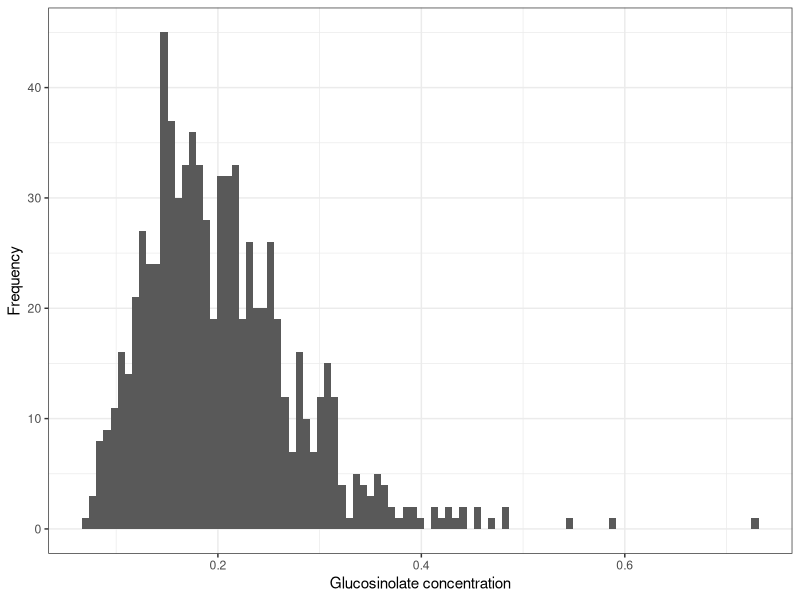
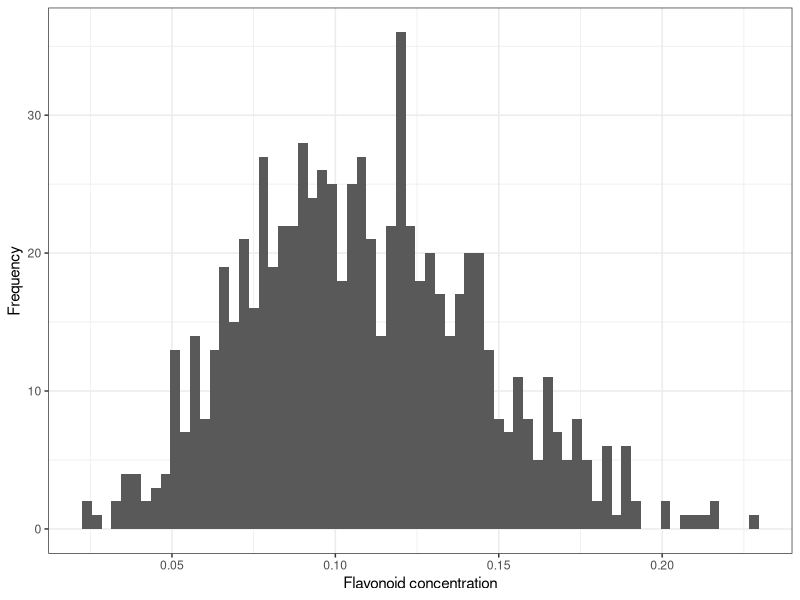
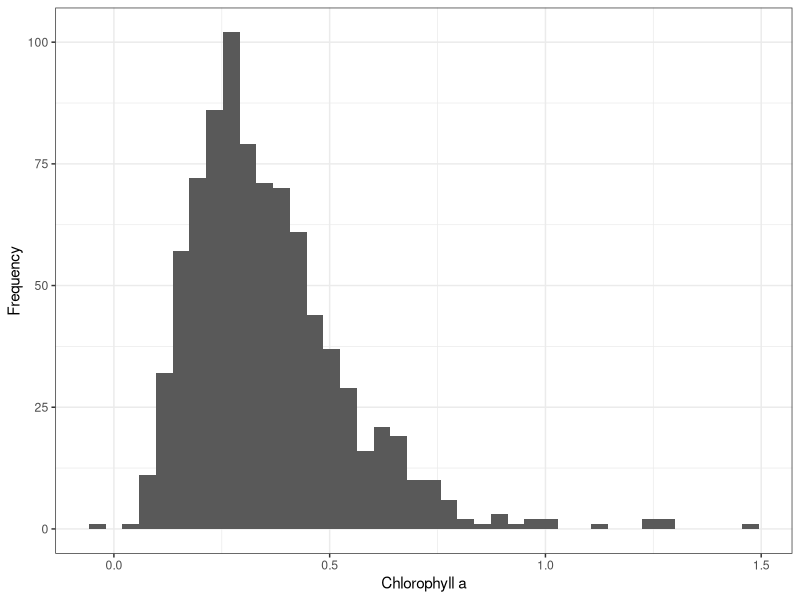
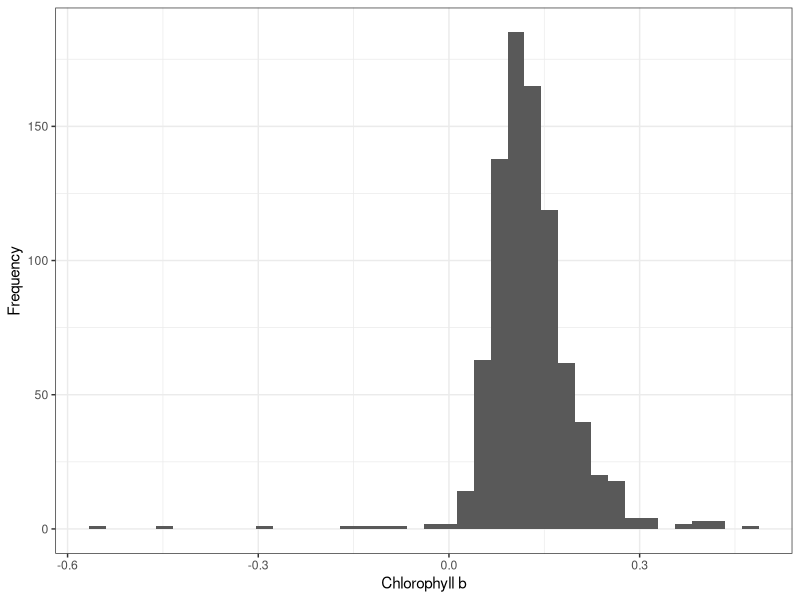

The R source for these figures, in order: (Note: this script raises an error after producing the figures.)
## ---- chunk 1
gmdata <- read.csv("DataSynthesis.csv",stringsAsFactors = F)
## ---- chunk 2
library(ggplot2)
library(dplyr)
## ---- chunk 3

#c|BWPEM1-9-0|Q|10
#make new vectors
plate <- gsub("\\|.*", "", gmdata$Tag)
plate
## ---- chunk 4
for(i in 1:length(gmdata$Tag)){
  strsplit(gmdata$Tag[i],"|", fixed = TRUE) [[1]]
    fam <- strsplit(gmdata$Tag[i],"|", fixed = TRUE) [[1]][2] #splits into family
    fam<-strsplit(fam,"-", fixed = TRUE) [[1]][1]
  gmdata$Family[i] <- fam
  
}
#make more efficient using apply function (or see above code chunk for more efficient way)
## ---- chunk 5
summary(gmdata)
## ---- chunk 6
ggplot(gmdata)+
geom_histogram(aes(x = gluc_Conc), binwidth = 0.007)+
  theme_bw()+
  labs(x = "Glucosinolate concentration", y = "Frequency")
## ---- chunk 7
ggplot(gmdata)+
geom_histogram(aes(x = flav_Conc), binwidth = 0.003)+
  theme_bw()+
  labs(x = "Flavonoid concentration", y = "Frequency")
## ---- chunk 8
ggplot(gmdata)+
geom_histogram(aes(x = ChlorA), bins = 40)+
  theme_bw()+
  labs(x = "Chlorophyll a", y = "Frequency")
## ---- chunk 9
ggplot(gmdata)+
geom_histogram(aes(x = ChlorB), bins = 40)+
  theme_bw()+
  labs(x = "Chlorophyll b", y = "Frequency")
## ---- chunk 10
ggplot(gmdata)+
geom_histogram(aes(x = leaf_length), bins = 25)+
  theme_bw()+
  labs(x = "Leaf length (cm)", y = "Frequency")
## ---- chunk 11
ggplot(data = gmdata, aes(x = treatment, y =  gluc_Conc, colour = Family))+
  geom_point(size = 4, alpha = 0.4)+
  geom_line(aes(group = Family))+
  labs(x = "Treatment", y = "Glucosinolate Concentration", colour = "Family")
## ---- chunk 12
ggplot(data = gmdata, aes(x = treatment, y =  flav_Conc, colour = Family))+
  geom_point(size = 4, alpha = 0.7)+
  geom_line(aes(group = Family))+
  labs(x = "Treatment", y = "Flavonoid Concentration", fill = "Family")
## ---- chunk 13
ggplot(data = gmdata, aes(x = treatment, y = ChlorA, colour = Family))+
  geom_point(size = 4, alpha = 0.7)+
  geom_line(aes(group = Family))+
  labs(x = "Treatment", y = "Chlorophyll a", fill = "Family")
## ---- chunk 14
ggplot(data = gmdata, aes(x = treatment, y =  ChlorB, colour = Family))+
  geom_point(size = 4, alpha = 0.7)+
  geom_line(aes(group = Family))+
  labs(x = "Treatment", y = "Chlorophyll b", fill = "Family")
## ---- chunk 15
#separate plants into alone treatment
ALN <- gmdata[grepl("a",gmdata$treatment),]

#chlorophyll a
plot(ALN$ChlorA ~ ALN$gluc_Conc, data = ALN, xlab = "Glucosinolate Concentration", ylab = "Chlorophyll a Content")
abline(lm(ALN$ChlorA ~ ALN$gluc_Conc, data = ALN))

#chlorophyll b
plot(ALN$ChlorB ~ ALN$gluc_Conc, data = ALN, xlab = "Glucosinolate Concentration", ylab = "Chlorophyll b Content")
abline(lm(ALN$ChlorB ~ ALN$gluc_Conc, data = ALN))
## ---- chunk 16
#chlorophyll a
plot(ALN$ChlorA ~ ALN$flav_Conc, data = ALN, xlab = "Flavonoid Concentration", ylab = "Chlorophyll a Content")
abline(lm(ALN$ChlorA ~ ALN$flav_Conc, data = ALN))

#chlorophyll b
plot(ALN$ChlorB ~ ALN$flav_Conc, data = ALN, xlab = "Flavonoid Concentration", ylab = "Chlorophyll b Content")
abline(lm(ALN$ChlorB ~ ALN$flav_Conc, data = ALN))
## ---- chunk 17
#separate plants into maple treatment
MPL <- gmdata[grepl("m",gmdata$treatment),]
#chlorophyll a
plot(MPL$ChlorA ~ MPL$gluc_Conc, data = MPL, xlab = "Glucosinolate Concentration", ylab = "Chlorophyll a Content")
abline(lm(MPL$ChlorA ~ MPL$gluc_Conc, data = MPL))

#chlorophyll b
plot(MPL$ChlorB ~ MPL$gluc_Conc, data = MPL, xlab = "Glucosinolate Concentration", ylab = "Chlorophyll b Content")
abline(lm(MPL$ChlorB ~ MPL$gluc_Conc, data = MPL))
## ---- chunk 18
#separate plants into maple treatment
GM <- gmdata[grepl("gm",gmdata$treatment),]
#chlorophyll a
plot(GM$ChlorA ~ GM$gluc_Conc, data = GM, xlab = "Glucosinolate Concentration", ylab = "Chlorophyll a Content")
abline(lm(GM$ChlorA ~ GM$gluc_Conc, data = GM))

#chlorophyll b
plot(GM$ChlorB ~ GM$gluc_Conc, data = GM, xlab = "Glucosinolate Concentration", ylab = "Chlorophyll b Content")
abline(lm(GM$ChlorB ~ GM$gluc_Conc, data = GM))
## ---- chunk 19
plot(gmdata$ChlorA[gmdata$treatment=="m"] ~ gmdata$ChlorA[gmdata$treatment=="gm"])
  #error: variable lengths must be the same                                                  
